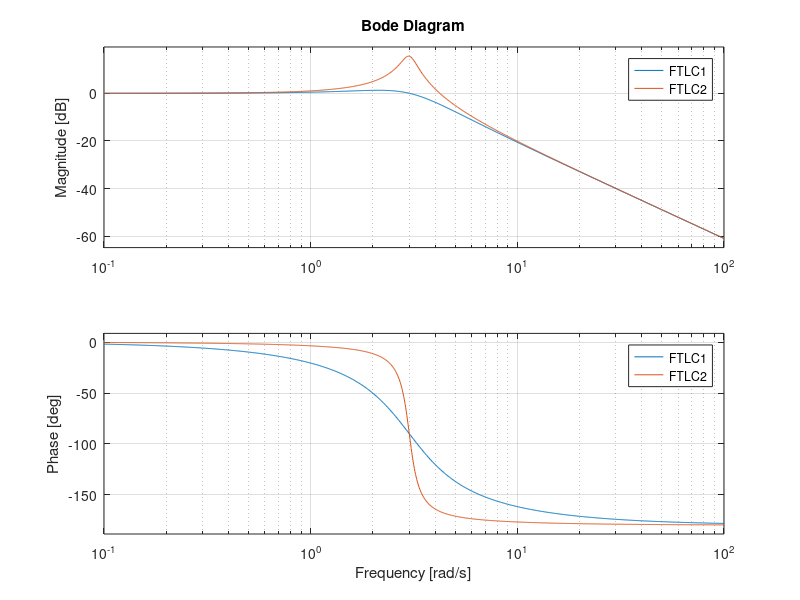
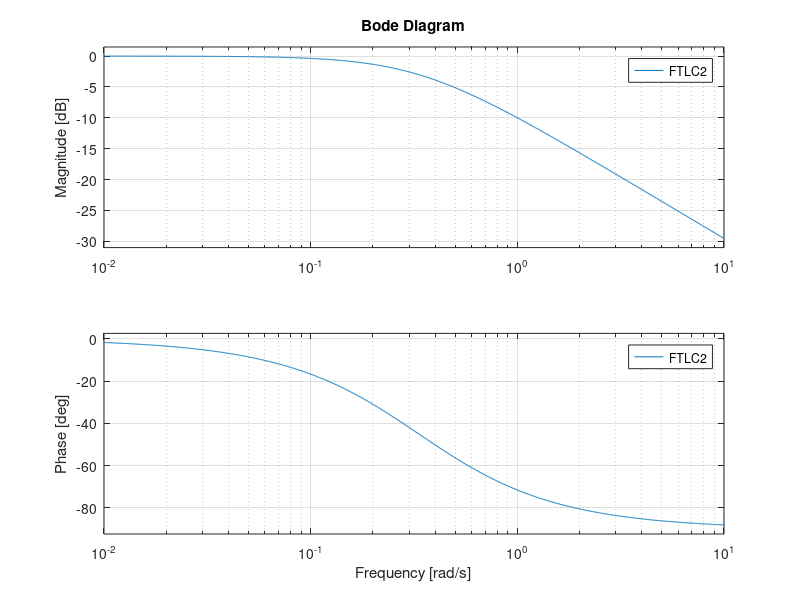
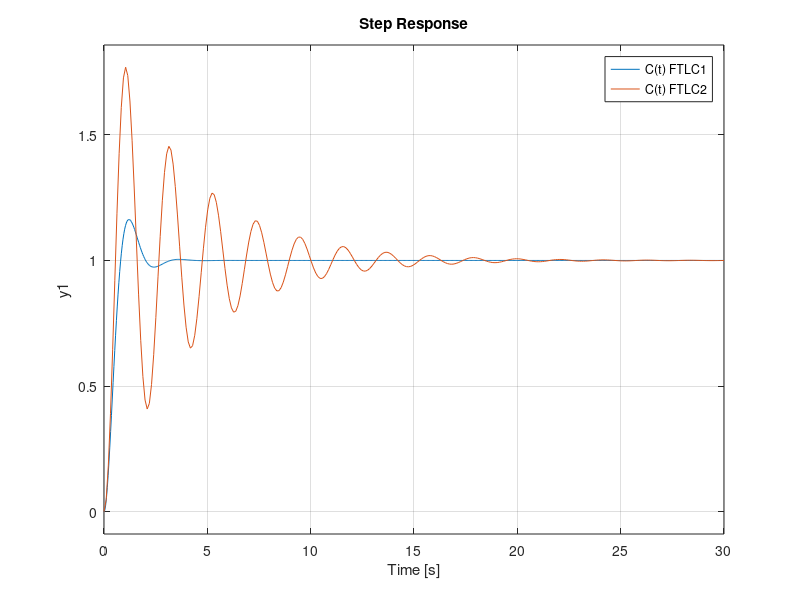

Write the MATLAB code that produced these figures, in order.
%% Diagrama de BODE y Pico de Resonancia
FTLA = zpk(-70,[0 -4 -25],8)%-------------- ceros, polos, k
FTTD = zpk(-70,[0 -4 -25],8)%-------------- funcion transferencia trayectoria directo
figure(1)
bode(FTLA)
grid

FTLC = feedback(FTTD,1)%------------------- el 1 es H
step(FTLC)

%% Ancho de banda
FTLC1 = tf(1, [1 1])
FTLC2 = tf(1, [3 1])
figure(1)
bode(FTLC1)
figure(2)
bode(FTLC2)

figure(3)
step(FTLC1, FTLC2)
legend('C(t) FTLC1', 'C(t) FTLC2')

%% Pico de Resonancia
FTLC1 = tf(9, [1 3 9])
FTLC2 = tf(9, [1 0.5 9])
figure(1)
bode(FTLC1, FTLC2)

figure(3)
step(FTLC1, FTLC2)
legend('C(t) FTLC1', 'C(t) FTLC2')

